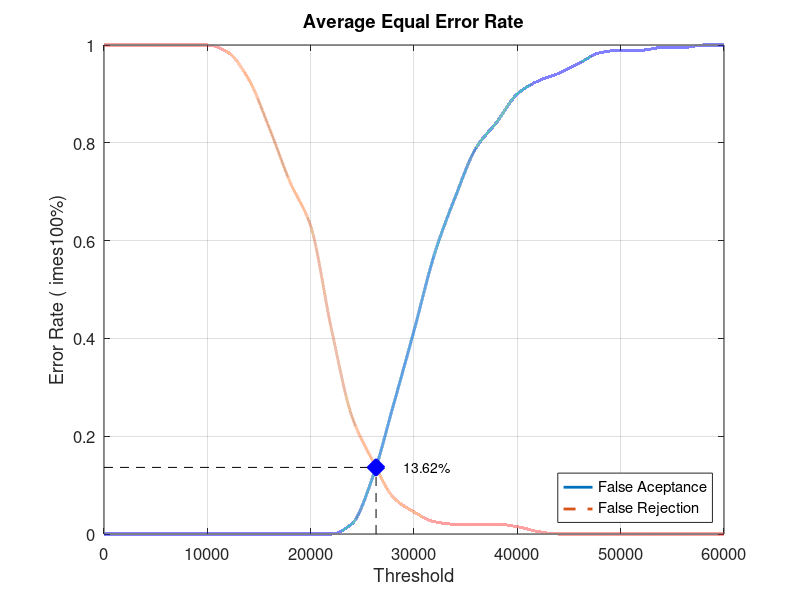
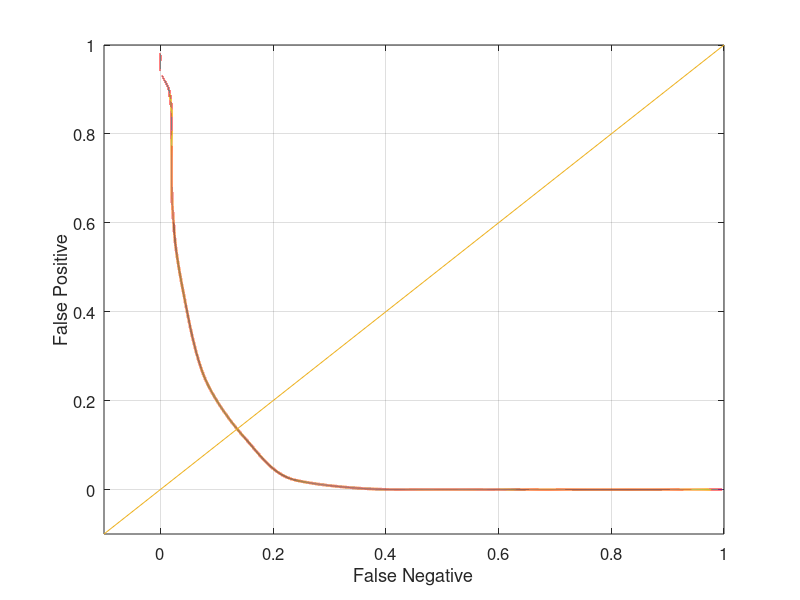

MATLAB code to generate these figures, in order:
close all;
clear;
clc;
x = 0:2000:60000;
xq = 0:0.5:60000;

y0 = [0 0 0 0 0 0 0 0 0 0 0 0 0.0210526 0.115789 0.263158 0.415789 0.573684 0.689474 0.789474 0.842105 0.9 0.926316 0.942105 0.963158 0.984211 0.989474 0.989474 0.994737 0.994737 1 1]
yy0 = interp1(x, y0, xq, 'pchip');
y1 = [1 1 1 1 1 1 0.985 0.93 0.83 0.72 0.63 0.42 0.24 0.15 0.075 0.045 0.025 0.02 0.02 0.02 0.015 0.005 0 0 0 0 0 0 0 0 0]
yy1 = interp1(x, y1, xq, 'pchip');

% Calculating EER: 
y2 = abs(y0 - y1);
find(y2 == min(y2))
yy2 = abs(yy0 - yy1);
xEER = find(yy2 == min(yy2));
xEERIndex = xq(xEER) % X-axis EER
yEER = yy0(xEER) % Y-axis EER

main = figure
plot(xq, yy0,'-','LineWidth', 2);	hold on
plot(xq, yy1,'--','LineWidth', 2);	hold on
plot([xEERIndex xEERIndex], [0 yEER], 'k--');	hold on
plot([0 xEERIndex], [yEER yEER], 'k--');	hold on
plot(xEERIndex, yEER, 'bx', 'LineWidth', 10);	hold on
text(xEERIndex + 10 * xEERIndex / 100, yEER, [num2str(round((10000 * yEER)) / 100) '%'])
legend('False Aceptance', 'False Rejection', 'Location', 'SouthEast')
xlabel('Threshold')
ylabel('Error Rate (	imes100%)')
title('Average Equal Error Rate')
set(gca, 'FontSize', 12)
axis([0 60000 0 1])
grid on

print(main, 'Database1_2Main', '-dpng');
FNRxFPR = figure('Color', [1 1 1]);
plot(yy1, yy0, '-', yy1, yy0, 'LineWidth', 2);
hold on
y = -0.1:0.1:1
plot(y, y); 
set(gca, 'FontSize', 12)
xlabel('False Negative')
ylabel('False Positive')
axis([-0.1 1 -0.1 1])
set(gca, 'FontSize', 12)
grid on

print(FNRxFPR, 'Database1_2FNRxFPR','-dpng');
